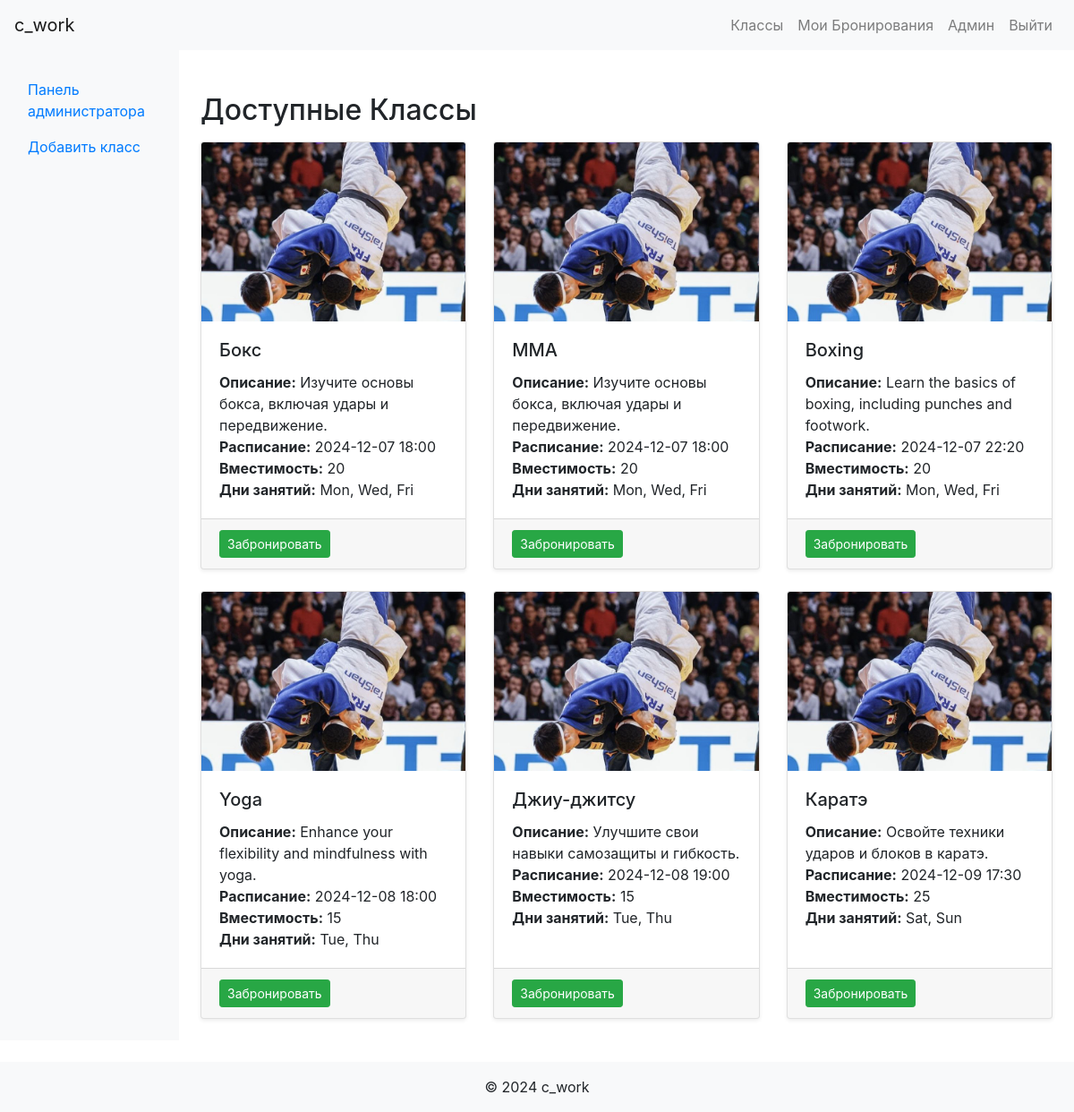
Page /classes (signed in) on the committed database.
### app/models.py (models this page shows, shortened)
class Class(db.Model):
    id = db.Column(db.Integer, primary_key=True)
    name = db.Column(db.String(100), nullable=False)
    description = db.Column(db.Text, nullable=True)
    schedule = db.Column(db.DateTime, nullable=False)
    capacity = db.Column(db.Integer, default=10, nullable=False)
    days_of_week = db.Column(db.String(100), nullable=False)  # Например: "Пн, Ср, Пт"
    extra_info = db.Column(db.Text, nullable=True)  # Дополнительная информация
    bookings = db.relationship('Booking', backref='class_', lazy=True)
    def available_slots(self):
        confirmed_bookings = Booking.query.filter_by(class_id=self.id, status='confirmed').count()
        return self.capacity - confirmed_bookings

### app/routes.py (the view)
@main_bp.route('/classes')
@login_required
def classes():
    classes = Class.query.order_by(Class.schedule.asc()).all()
    return render_template('classes.html', classes=classes)

### app/models.py (called while the page is built)
@login_manager.user_loader
def load_user(user_id):
    return User.query.get(int(user_id))

### app/templates/classes.html (shortened to what this page needs)
{% extends "base.html" %}
{% block content %}
    <h2 class="mt-5">Доступные Классы</h2>
    <div class="row mt-3">
        {% for class in classes %}
        <div class="col-md-4 mb-4">
            {% set extended = False %}
            {% set class_ = class %}
            {% include 'partials/class_card.html' %}
        </div>
        {% endfor %}
    </div>
{% endblock %}

### app/templates/partials/class_card.html (shortened to what this page needs)
<div class="card h-100 shadow-sm">
    <img src="{{ url_for('static', filename='images/class.png') }}" class="card-img-top" alt="Class Image">
    <div class="card-body">
        <h5 class="card-title">{{ class_.name }}</h5>
        <p class="card-text">
            <strong>Описание:</strong> {{ class_.description or 'Нет описания' }}<br>
            <strong>Расписание:</strong> {{ class_.schedule.strftime('%Y-%m-%d %H:%M') }}<br>
            <strong>Вместимость:</strong> {{ class_.capacity }}<br>
            <strong>Дни занятий:</strong> {{ class_.days_of_week or 'Не указано' }}<br>
        </p>
    </div>
    <div class="card-footer d-flex justify-content-between">
        {% if extended %}
            <a href="{{ url_for('admin.edit_class', class_id=class_.id) }}" class="btn btn-primary btn-sm">Редактировать</a>
            <form action="{{ url_for('admin.delete_class', class_id=class_.id) }}" method="POST" style="display:inline;">
                <button type="submit" class="btn btn-danger btn-sm" onclick="return confirm('Вы уверены, что хотите удалить этот класс?');">Удалить</button>
            </form>
        {% else %}
            {% if class_.available_slots() > 0 %}
                <a href="{{ url_for('main.book_class', class_id=class_.id) }}" class="btn btn-success btn-sm">Забронировать</a>
            {% else %}
                <span class="text-danger">Заполнено</span>
            {% endif %}
        {% endif %}
    </div>
</div>

### app/static/css/styles.css (style rules this page uses)
.card-img-top { height: 200px; object-fit: cover; }

### rows in the picture
Class: name "Бокс", description "Изучите основы бокса, включая удары и передвижение.", schedule "2024-12-07 18:00", capacity "20", days_of_week "Mon, Wed, Fri"
Class: name "MMA", description "Изучите основы бокса, включая удары и передвижение.", schedule "2024-12-07 18:00", capacity "20", days_of_week "Mon, Wed, Fri"
Class: name "Boxing", description "Learn the basics of boxing, including punches and footwork.", schedule "2024-12-07 22:20", capacity "20", days_of_week "Mon, Wed, Fri"
Class: name "Yoga", description "Enhance your flexibility and mindfulness with yoga.", schedule "2024-12-08 18:00", capacity "15", days_of_week "Tue, Thu"
Class: name "Джиу-джитсу", description "Улучшите свои навыки самозащиты и гибкость.", schedule "2024-12-08 19:00", capacity "15", days_of_week "Tue, Thu"
Class: name "Каратэ", description "Освойте техники ударов и блоков в каратэ.", schedule "2024-12-09 17:30", capacity "25", days_of_week "Sat, Sun"
